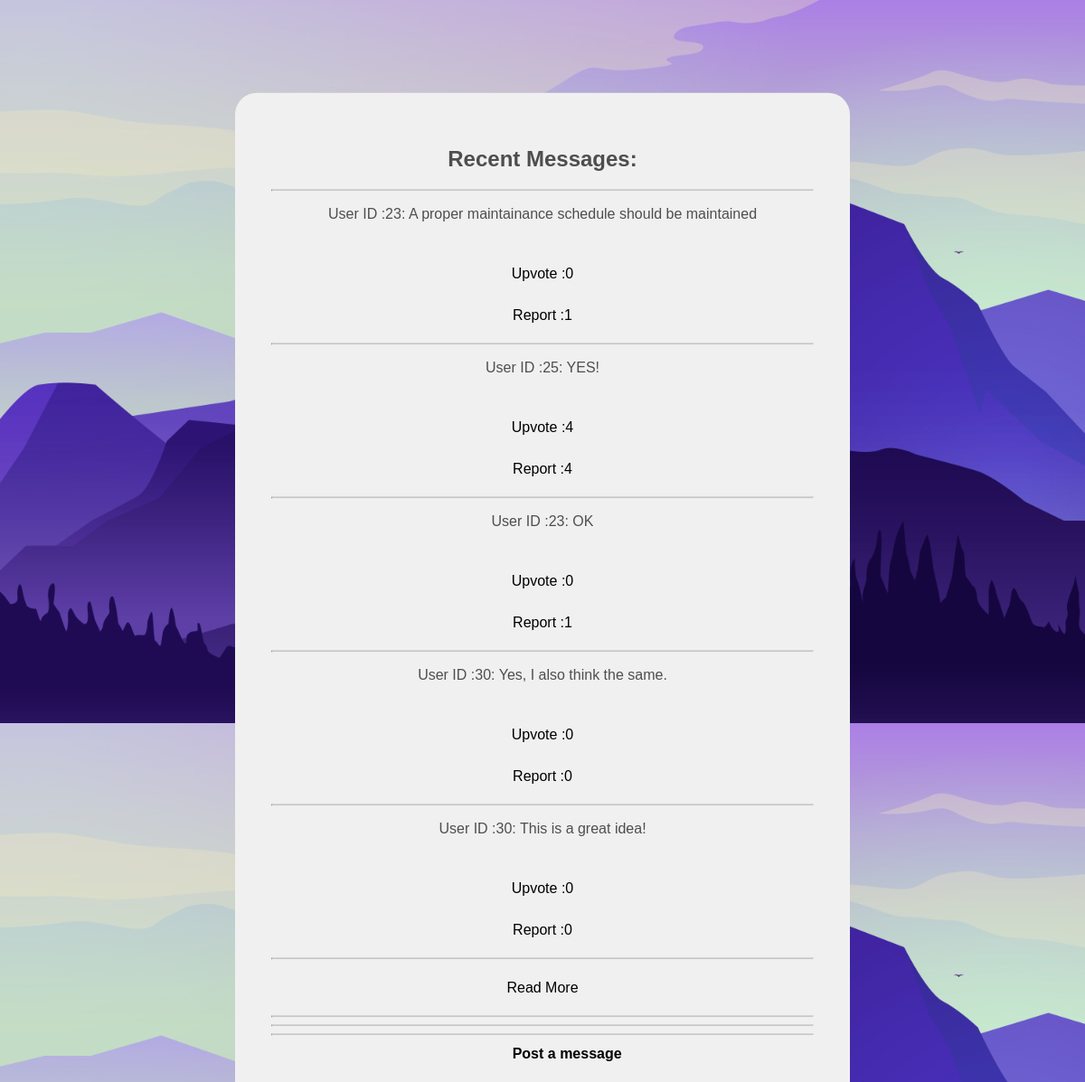
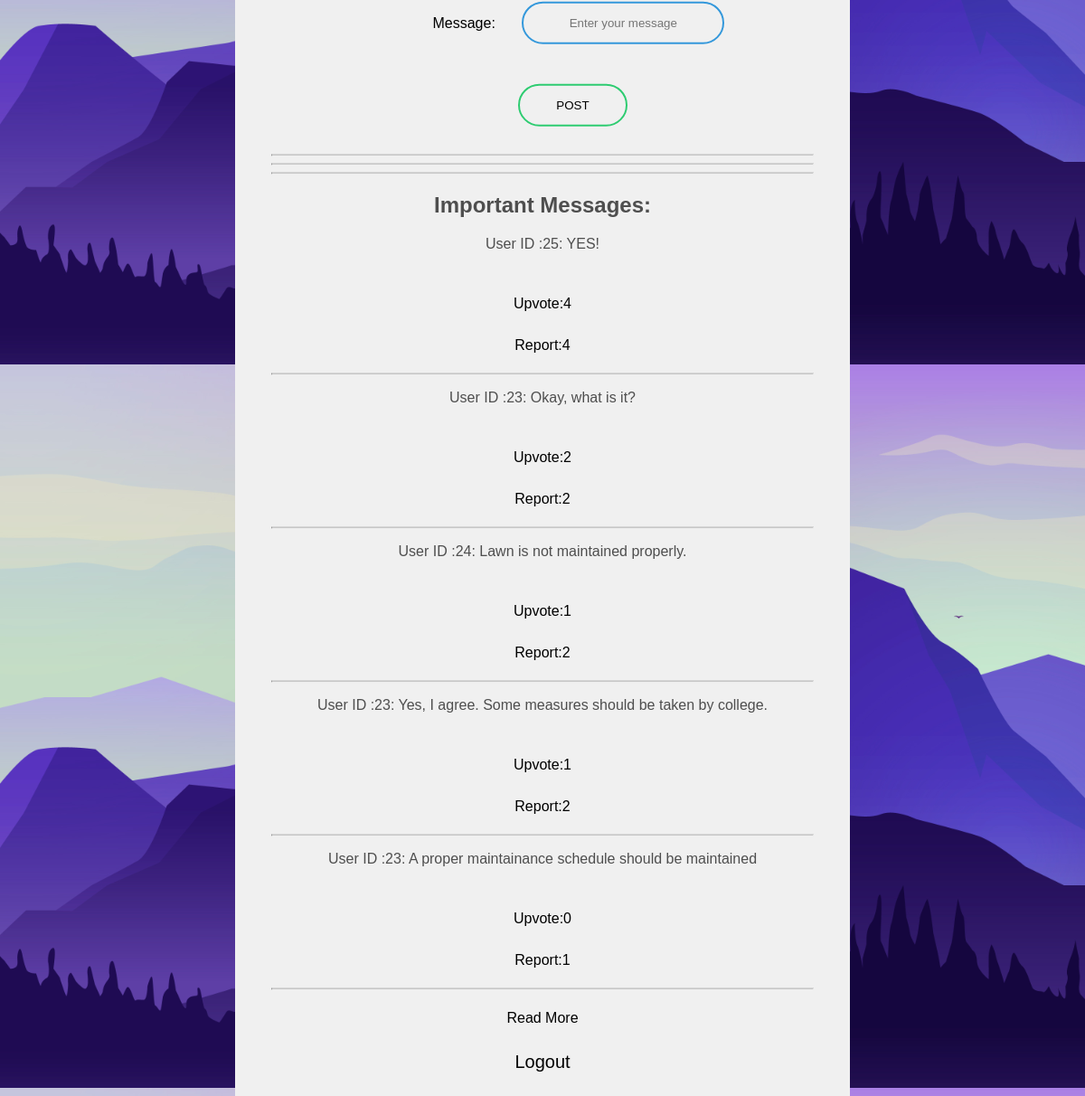
The page /discussion/solution.php?iid=13 (signed in) on the database its author committed (2 pictures, top to bottom).
### tables this page shows
CREATE TABLE `discussion` (
  `sid` int(10) NOT NULL,
  `issueid` int(11) NOT NULL,
  `userid` int(11) NOT NULL,
  `message` varchar(200) NOT NULL,
  `upvote` int(5) NOT NULL DEFAULT '0',
  `report` int(5) DEFAULT '0'
);

### discussion/solution.php (the view, shortened to what this page needs)
<!DOCTYPE html>
<html>
<head>
	<link rel="stylesheet" href="../style.css">
</head>
<body>
	<div id="box" class="box">
		<?php
		require("../includes/connect.php");
		$read_more = $_GET["read_more"];
		$issue_id = $_GET["iid"];
		echo ("<h2>Recent Messages:</h2>" . "<hr>");
		if ($read_more == "true") {
			$select_all = "SELECT * FROM `discussion` WHERE `issueid`='$issue_id'";
			$select_all_result = mysqli_query($conn, $select_all);
			if ($select_all_result) {
				while ($row = mysqli_fetch_array($select_all_result)) {
					$solution_id = $row["sid"];
					$upvote_count = $row["upvote"];
					$report_count = $row["report"];
					echo ("<p style=\"position:relative; width:100%\">User ID :" . $row['userid'] . ": " . $row["message"] . "</p><br>" . "<a class=\"links\" href='upvote.php?sid=$solution_id&iid=$issue_id'>Upvote\t :" . $upvote_count . "\t" . "</a><a class=\"links\" href='report.php?sid=$solution_id&iid=$issue_id'>Report\t :" . $report_count . "</a><hr>");
				}
				echo ("<a class=\"links\" href='solution.php?iid=$issue_id&read_more=false'>Read Less</a>");
			} else {
				echo (mysqli_error($conn));
			}
		} else {
			$query1 = "SELECT * FROM (SELECT * FROM `discussion` WHERE `issueid`='$issue_id' ORDER BY `sid` DESC LIMIT 5)var1 ORDER BY `sid` ASC ";
			$result = mysqli_query($conn, $query1);
			if ($result) {
				while ($row = mysqli_fetch_array($result)) {
					$solution_id = $row["sid"];
					$upvote_count = $row["upvote"];
					$report_count = $row["report"];
					echo ("<p style=\"position:relative; width:100%\">User ID :" . $row['userid'] . ": " . $row["message"] . "</p><br>" . "<a class=\"links\" href='upvote.php?sid=$solution_id&iid=$issue_id'>Upvote\t :" . $upvote_count . "\t" . "</a><a class=\"links\" href='report.php?sid=$solution_id&iid=$issue_id'>Report\t :" . $report_count . "</a><hr>");
				}
				echo ("<a class=\"links\" href='solution.php?iid=$issue_id&read_more=true'>Read More</a>");
			} else {
				echo ("Error description1: " . mysqli_error($conn));
			}
			echo ("<hr><hr><hr>");
		}
		?>
		<table style="margin-left:25%">
			<tr>
				<th colspan="2"><label>Post a message</label></th>
			</tr>
			<form method="post">
				<tr>
					<td><label>Message: </label></td>
					<td><input type="text" name="message" placeholder="Enter your message"></td>
				</tr>
				<tr>
					<td><input style="margin-left:100%" type="submit" name="submit" value="POST"></td>
				</tr>
			</form>
		</table>
		<hr>
		<hr>
		<hr>
		<h2>Important Messages:</h2>
		<?php
		if ($read_more == "true") {
			$select_all_upvote = "SELECT * FROM `discussion` WHERE `issueid`=$issue_id ORDER BY `upvote` DESC ";
			$select_all_upvote_result = mysqli_query($conn, $select_all_upvote);
			if ($select_all_upvote_result) {
				while ($row = mysqli_fetch_array($select_all_upvote_result)) {
					$solution_id = $row["sid"];
					$upvote_count = $row["upvote"];
					$report_count = $row["report"];
					echo ("<p style=\"position:relative; width:100%\">User ID :" . $row['userid'] . ": " . $row["message"] . "</p><br>" . "<a class=\"links\" href='upvote.php?sid=$solution_id&iid=$issue_id'>Upvote :" . $upvote_count . "\t" . "</a><a class=\"links\" href='report.php?sid=$solution_id&iid=$issue_id'>Report:" . $report_count . "</a><hr>");
				}
				echo ("<a class=\"links\" href='solution.php?iid=$issue_id&read_more=false'>Read Less</a>");
			} else {
				echo (mysqli_error($conn));
			}
		} else {
			$select_all_upvote = "SELECT * FROM `discussion` WHERE `issueid`=$issue_id ORDER BY `upvote` DESC LIMIT 5";
			$select_all_upvote_result = mysqli_query($conn, $select_all_upvote);
			if ($select_all_upvote_result) {
				while ($row = mysqli_fetch_array($select_all_upvote_result)) {
					$solution_id = $row["sid"];
					$upvote_count = $row["upvote"];
					$report_count = $row["report"];
					echo ("<p style=\"position:relative; width:100%\">User ID :" . $row['userid'] . ": " . $row["message"] . "</p><br>" . "<a class=\"links\" href='upvote.php?sid=$solution_id&iid=$issue_id'>Upvote:" . $upvote_count . "\t" . "</a><a class=\"links\" href='report.php?sid=$solution_id&iid=$issue_id'>Report:" . $report_count . "</a><hr>");
				}
				echo ("<a class=\"links\" href='solution.php?iid=$issue_id&read_more=true'>Read More</a>");
			}
		}
		?>
		<a class="links" href="../includes/logout.php" style="text-decoration: none; font-size:20px">Logout</a>
	</div>
</body>
</html>

### style.css (style rules this page uses)
html { scroll-behavior: smooth; }
body { font-family: sans-serif; margin: 0; color: black; background-image: url(./img/bg.jpg); background-size: cover; }
a { display: block; color: black; text-align: center; padding: 14px 16px; text-decoration: none; }
.links { transition: 0.25s; }
label { color: black; }
.box { width: 350px; padding: 40px; position: absolute; margin-top: 25%; margin-left: 50%; transform: translate(-50%, -50%); background: #f0f0f0; text-align: center; border: 0; border-radius: 24px; color: #4e4e4e; }
.box input[type="text"], .box input[type="password"], .box input[type="email"], .box input[type="number"], .box input[type="tel"] { border: 0; background: none; margin: 20px auto; text-align: center; border: 2px solid #3498db; padding: 14px 10px; width: 200px; outline: none; color: black; border-radius: 24px; transition: 0.25s; }
.box input[type="submit"] { border: 0; background: none; margin: 20px auto; text-align: center; border: 2px solid #2ecc71; padding: 14px 40px; outline: none; color: black; border-radius: 24px; transition: 0.25s; cursor: pointer; }
table { color: white; }

### rows shown on the page
discussion: userid "23", message "A proper maintainance schedule should be maintained", upvote "0", report "1"
discussion: userid "25", message "YES!", upvote "4", report "4"
discussion: userid "23", message "OK", upvote "0", report "1"
discussion: userid "30", message "Yes, I also think the same.", upvote "0", report "0"
discussion: userid "30", message "This is a great idea!", upvote "0", report "0"
discussion: userid "23", message "Okay, what is it?", upvote "2", report "2"
discussion: userid "24", message "Lawn is not maintained properly.", upvote "1", report "2"
discussion: userid "23", message "Yes, I agree. Some measures should be taken by college.", upvote "1", report "2"
